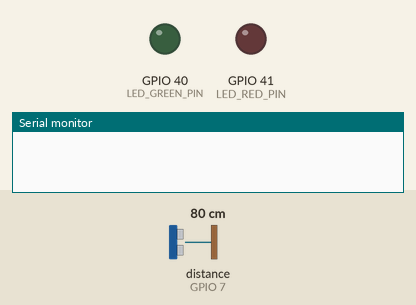
The program below on a simulated ESP32-S3. Shown: output pins drawn as LEDs (lit = HIGH), the last lines printed to the serial monitor. Wiring (inferred from the names in the program): ultrasonic range finder: trigger GPIO 8; echo GPIO 7. The test bench sets the inputs (shaded band); at power-on: distance to the obstacle (sensor on GPIO 7) 80 cm. The echo pulse lasts 58.3 µs per cm; pins used as bus, display or sensor lines are not drawn.

Above: at 0.0 s.
At 1.1 s:
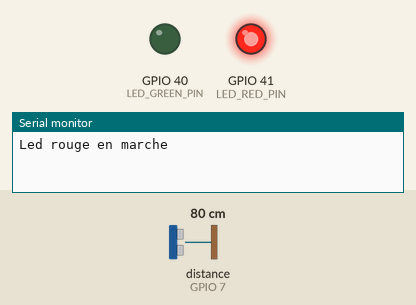
At 1.7 s:
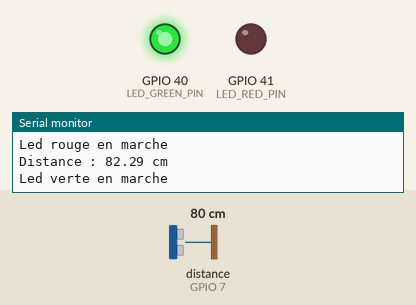
Timing chart, 0 to 3.2 s (numbered marks = the images above):
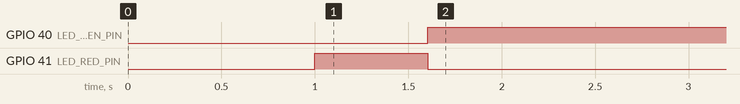

Measured:
- by itself, GPIO 40 (LED_GREEN_PIN): LOW → HIGH at 1.6 s
- by itself, GPIO 41 (LED_RED_PIN): LOW → HIGH at 1.0 s, → LOW 0.61 s later

The program:

main.cpp
```cpp
#include <Arduino.h>

#include "hcsr04/HC_SR04.h"
#include "led/Led.h"

// Definition des broches

const uint8_t LED_RED_PIN = 41;
const uint8_t LED_GREEN_PIN = 40;

const uint8_t ECHO_PIN = 7;
const uint8_t TRIG_PIN = 8;

// Les Handlers

TaskHandle_t sensorHandle = nullptr;
TaskHandle_t ledGreenHandle = nullptr;
TaskHandle_t ledHandle = nullptr;

TimerHandle_t timerHandle = nullptr;

SemaphoreHandle_t sensorSemaphore = nullptr;

SemaphoreHandle_t distanceMutex = nullptr;

SemaphoreHandle_t serialMutex = nullptr;

// Les instanciations

Led ledGreen(LED_GREEN_PIN, "green");
Led ledRed(LED_RED_PIN, "red");

HC_SR04 sensor(TRIG_PIN, ECHO_PIN);

// Variable partagée

float sensorDistance;

void timerCallback(TimerHandle_t timer) { xSemaphoreGive(sensorSemaphore); }

void vTaskSensor(void *ptr) {
  float distance = -999;

  while (true) {
    if (xSemaphoreTake(sensorSemaphore, portMAX_DELAY)) {
      distance = sensor.getDistance();

      xSemaphoreTake(distanceMutex, portMAX_DELAY);
      sensorDistance = distance;
      xSemaphoreGive(distanceMutex);

      xSemaphoreTake(serialMutex, portMAX_DELAY);
      Serial.print("Distance : ");
      Serial.print(distance);
      Serial.println(" cm");
      xSemaphoreGive(serialMutex);
    }
  }
}

void vTaskLed(void *ptr) {
  float distance;
  bool ledGreenOn = false;

  while (true) {
    xSemaphoreTake(distanceMutex, portMAX_DELAY);
    distance = sensorDistance;
    xSemaphoreGive(distanceMutex);

    if (distance >= 0 && distance < 20) {
      ledGreen.off();
      ledRed.on();
      ledGreenOn = false;

    } else {
      ledGreen.on();
      ledRed.off();
      ledGreenOn = true;
    }

    xSemaphoreTake(serialMutex, portMAX_DELAY);
    Serial.println(ledGreenOn ? "Led verte en marche" : "Led rouge en marche");
    xSemaphoreGive(serialMutex);

    vTaskDelay(pdMS_TO_TICKS(100));
  }
}

void setup() {
  // Les initialisations

  Serial.begin(115200);
  delay(1000);

  ledGreen.init();
  ledRed.init();
  sensor.init();

  distanceMutex = xSemaphoreCreateMutex();
  serialMutex = xSemaphoreCreateMutex();
  sensorSemaphore = xSemaphoreCreateBinary();

  if (distanceMutex == nullptr || serialMutex == nullptr || sensorSemaphore == nullptr) {
    Serial.println("Erreur creation synchronisation");
    while (1);
  }

  timerHandle = xTimerCreate("Timer", pdMS_TO_TICKS(500), pdTRUE, nullptr, timerCallback);

  xTaskCreate(vTaskSensor, "Mesure", 1024, nullptr, 2, &sensorHandle);

  xTaskCreate(vTaskLed, "DEL", 1024, nullptr, 2, &ledHandle);

  xTimerStart(timerHandle, 0);
}

void loop() {}
```

HC_SR04.cpp
```cpp
#include "HC_SR04.h"

// CONSTRUCTEUR

HC_SR04::HC_SR04(int trig, int echo)
{
    trigPin = trig;
    echoPin = echo;
}

// INITIALISATION

void HC_SR04::init()
{
    pinMode(trigPin, OUTPUT);
    pinMode(echoPin, INPUT);
}


float HC_SR04::getDistance()
{
    // Déclenchement

    digitalWrite(trigPin, LOW);

    delayMicroseconds(2);

    digitalWrite(trigPin, HIGH);

    delayMicroseconds(10);

    digitalWrite(trigPin,LOW);


    // Lecture du temps de retour

    long duree = pulseIn(echoPin, HIGH, 30000);

    // Pas de mesure valide

    if (duree <= 0)
    {
        return -1.0;
    }

    // Calcul de la distance en cm

    float distance = duree * 0.0343 / 2.0;

    return distance;
}
```

HC_SR04.h
```cpp
#ifndef HC_SR04_H
#define HC_SR04_H

#include <Arduino.h>

class HC_SR04
{
private:

    int trigPin;
    int echoPin;

public:

    HC_SR04(int trig, int echo);

    void init();

    float getDistance();

};

#endif
```

Led.cpp
```cpp
#include "Led.h"

Led::Led(int pin, const char* name){
    _pin = pin;
    _name = name;
}

void Led::init() {
    pinMode(_pin, OUTPUT);
    digitalWrite(_pin, LOW);
}

void Led::on() {
    digitalWrite(_pin, HIGH);
}

void Led::off() {
    digitalWrite(_pin, LOW);
}

 const char* Led::getName(){
    return _name;
 }
```

Led.h
```cpp
#ifndef LED_H
#define LED_H
#include <Arduino.h>

class Led
{
  public:
    Led(int pin, const char* name);
    void on();
    void off();

    void init();
    const char* getName();
  private:
    int _pin;
    const char* _name; //Une constante
};

#endif
```
